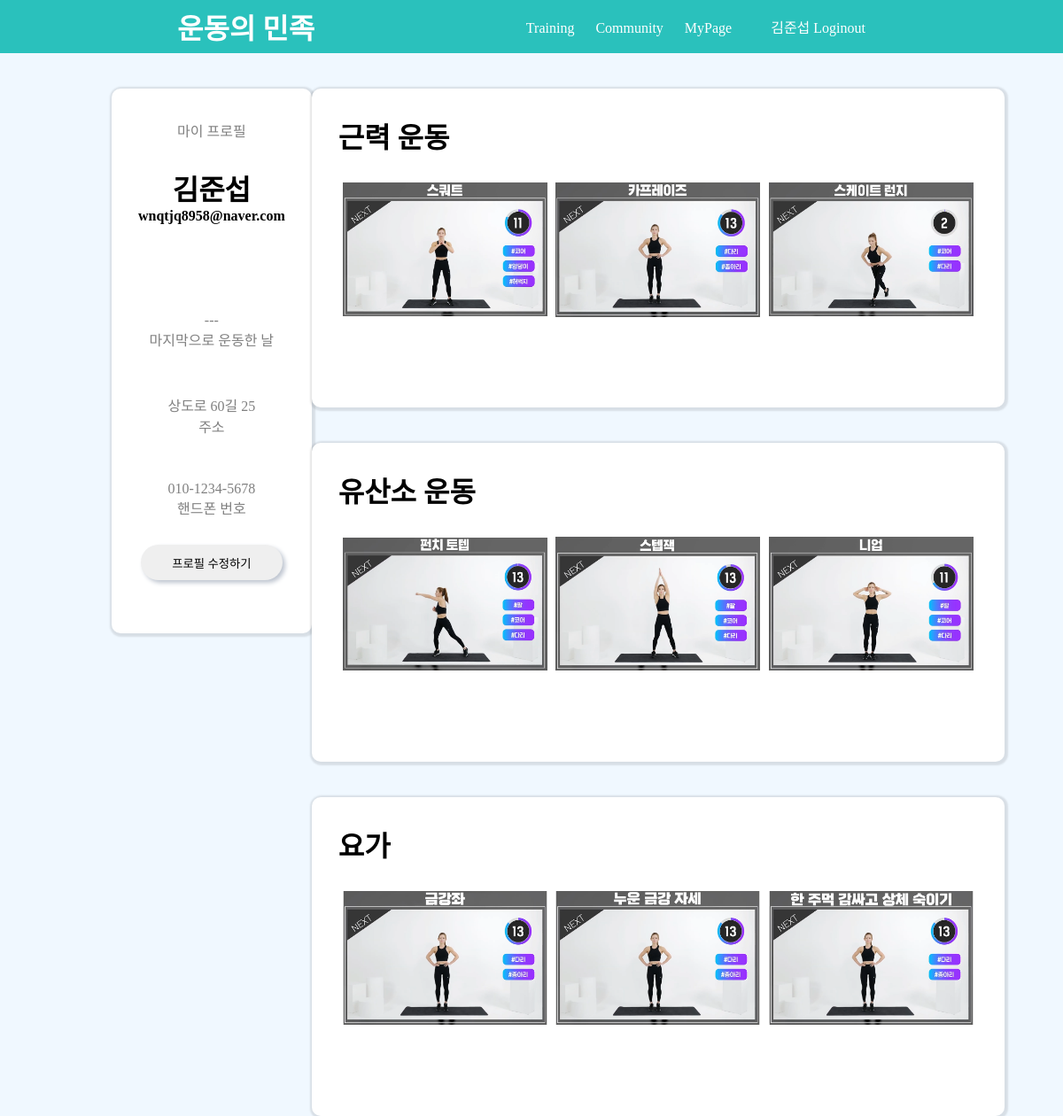
/training/ (signed in), run on the app's committed database.
### pybo/models.py (models this page shows)
class Signup_Data(db.Model):
    id = db.Column(db.Integer, primary_key=True)
    user_name = db.Column(db.String(150), nullable=False)
    user_id = db.Column(db.String(200), unique=True,nullable=False)
    user_password = db.Column(db.String(200), nullable=False)
    email = db.Column(db.String(120), unique=True, nullable=False)
    address = db.Column(db.String(150), nullable=False)
    phone = db.Column(db.String(150), nullable=False)

### pybo/views/main_views.py (the view)
@bp.route('/training/')
def training():
    return render_template('training_index.html')

### pybo/views/input_views.py (called while the page is built)
@bp.before_app_request
def defalut_health_data():
    check_user_id = session.get('user_id')
    if g.user:
        health_data = Health_Data.query.filter(Health_Data.user_id == check_user_id).all()
        health_data_count = len(health_data)
        exercise_data = Exercise_Data.query.filter(Exercise_Data.user_id == check_user_id).all()
        exercise_data_count = len(exercise_data)
        if health_data_count == 0:
            defalut_value = Health_Data(height=1, weight=0, body_fat=0, body_muscle=0, create_date=datetime.now(),user=g.user)
            db.session.add(defalut_value)
            db.session.commit()

### pybo/views/main_views.py (called while the page is built)
@bp.before_app_request
def load_logged_in_user():
    user_id = session.get('user_id')
    if user_id is None:
        g.user = None
    else:
        g.user = Signup_Data.query.get(user_id)

### pybo/templates/training_index.html (shortened to what this page needs)
    <!DOCTYPE html>
    <html lang="en">
    <head>
        <link rel="stylesheet" href="{{url_for('static', filename='index.css')}}">
        <link rel="stylesheet" href="{{url_for('static', filename='nav.css')}}">
        <link rel="stylesheet" href="{{url_for('static', filename='training_index.css')}}">
    </head>
    <body>
        <div class="wrap">
            <div class="header">
        <h1><a href="/">운동의 민족</a></h1>
        <div class="nav">
             {% if g.user %}
				<ul class="navbar-nav">
					<li><a href="/training/">Training</a></li>
					<li><a href="/question/list">Community</a></li>
					<li><a href="/input">MyPage</a></li>
					<li class="nav-item ">
					<a class="nav-link" href="{{ url_for('main.logout') }}">{{ g.user.user_name }} Loginout</a>
					</li>
				</ul>
            {% endif %}
        </div>
    </div>
            <div id="section">
                <div class="blank"></div>
                <div class="firstsection">
                    <div class="myprofilearea">
                        <div class="myprofile">
                            {% if g.user%}
                            <p>마이 프로필</p>
                            <h1 class="username">{{ g.user.user_name}} </h1>
                            <h4 class="email">{{ g.user.email}}</h4>
                                {% if profile_last_exercise %}
                                <p class="lastexercise">{{ profile_last_exercise[0].create_date|datetime }}<br>마지막으로 운동한 날</p>
                                {% else %}
                                <p class="lastexercise">---<br>마지막으로 운동한 날</p>
                                {% endif %}
                            <p class="address">{{ g.user.address }}<br>주소</p>
                            <p class="phonenumber"> {{ g.user.phone}}<br>핸드폰 번호</p>
                            <input type="button" value="프로필 수정하기" class="button" onClick="location.href='/input/profilechange'">
                            {% else %}
                            <h2>마이 프로필</h2>
                            <p class="pleaselogin">로그인을 해주세요</p>
                            {% endif %}
                        </div>
                    </div>
                <div class="testarea">
                    <div class="trainingVideo">
                        <h1>근력 운동</h1>
                        <div class="trainingWrap">
                            <a href="/training/1">
                                <div class="trainBtnWrap">
                                    <img src="{{ url_for('static', filename='근1_스쿼트.png') }}" border="0" width="100%" height="auto">
                                </div>
                            </a>
                            <a href="/training/2">
                                <div class="trainBtnWrap">
                                    <img src="{{ url_for('static', filename='근2_카프레이즈.png') }}" border="0" width="100%" height="auto">
                                </div>
                            </a>
                            <a href="/training/3">
                                <div class="trainBtnWrap">
                                    <img src="{{ url_for('static', filename='근3_스케이트런지.png') }}" border="0" width="100%" height="auto">
                                </div>
                            </a>
                        </div>
                    </div>
                    <div class="trainingVideo">
                        <h1>유산소 운동</h1>
                        <div class="trainingWrap">
                            <a href="/training/4">
                                <div class="trainBtnWrap">
                                    <img src="{{ url_for('static', filename='유1_펀치토텝.png') }}" border="0" width="100%" height="auto">
                                </div>
                            </a>
                            <a href="/training/5">
                                <div class="trainBtnWrap">
                                    <img src="{{ url_for('static', filename='유2_스탭잭.png') }}" border="0" width="100%" height="auto">
                                </div>
                            </a>
                            <a href="/training/6">
                                <div class="trainBtnWrap">
                                    <img src="{{ url_for('static', filename='유3_니업.png') }}" border="0" width="100%" height="auto">
                                </div>
                            </a>
                        </div>
                    </div>
                    <div class="trainingVideo">
                        <h1>요가</h1>
                        <div class="trainingWrap">
                            <a href="/training/7">
                                <div class="trainBtnWrap">
                                    <img src="{{ url_for('static', filename='요1_금강좌.png') }}" border="0" width="100%" height="auto">
                                </div>
                            </a>
                            <a href="/training/8">
                                <div class="trainBtnWrap">
                                    <img src="{{ url_for('static', filename='요2_누운금강자세.png') }}" border="0" width="100%" height="auto">
                                </div>
                            </a>
                            <a href="/training/9">
                                <div class="trainBtnWrap">
                                    <img src="{{ url_for('static', filename='요3_한주먹.png') }}" border="0" width="100%" height="auto">
                                </div>
                            </a>
                        </div>
                    </div>
                </div>
            </div>
        </div>
    </div>
</body>

### pybo/static/index.css (style rules this page uses)
* { font-family: 'MaplestoryOTFLight'; text-decoration: none; margin: 0px; padding: 0px; color: black; list-style:none; }
body { font-family: 'BMJUA'; background: #F0F8FF; }
.header { width: 100%; height: 60px; margin: 0 auto; display: flex; justify-content: space-between; align-items: center; background: #2ac1bc; padding-left: 200px; position: fixed; z-index: 1; }
.header h1 a { text-decoration: none; color: white; }
.nav { padding-right: 413px; }
.nav ul li { display: inline-block; margin: 0 10px; }
.nav ul li a { text-decoration: none; color: white; }
.blank { width:100%; height:100px; }
.button { border-radius: 30px; width:160px; height:40px; border:0px; box-shadow: 3px 3px 5px #BEC5D0; }
#section { width: 79%; margin: auto; }
.firstsection { display:flex; }
.myprofilearea { background:white; width:25%; max-width: 250px; height:615px; border-radius:10px; box-shadow: 1px 1px 2px 3px rgba(0,0,0,0.1); }
.myprofile { margin: 35px 15px; text-align: center; }
.myprofile p { color: gray; }
.username { margin: 30px 0 0 0; }
.lastexercise { margin: 100px 0 50px 0; }
.address { margin: 50px 0 50px 0; }
.phonenumber { margin: 0 0 30px 0; }
.testarea { width:80%; max-width:1500px; height:600px; margin: 0 auto; }

### pybo/static/nav.css (style rules this page uses)
body { font-family: 'MaplestoryOTFLight'; background: #F0F8FF; }
.nav-link { margin-left : 20px; }
a:link { text-decoration: none; }

### pybo/static/training_index.css (style rules this page uses)
body { font-family: 'MaplestoryOTFLight'; background: #F0F8FF; }
#section { width: 79%; margin: auto; }
.firstsection { display:flex; }
.myprofile { margin: 35px 15px; text-align: center; }
.trainingVideo > h1 { margin: 0 auto; }
.trainingVideo { background:white; width:100%; height:50%; border-radius:10px; box-shadow: 1px 1px 2px 3px rgba(0,0,0,0.1); padding: 30px; margin: 0 0 40px 0; }
a { text-decoration-line: none; }
.trainingWrap { display: flex; flex-direction: row; justify-content: space-around; align-items: center; margin-top: 30px; }
.trainingWrap > a { width: 32%; }
.trainBtnWrap { position: relative; }

### data on the page
Signup_Data: user.user_name "김준섭", user.email "wnqtjq8958@naver.com", user.address "상도로 60길 25", user.phone "010-1234-5678"
